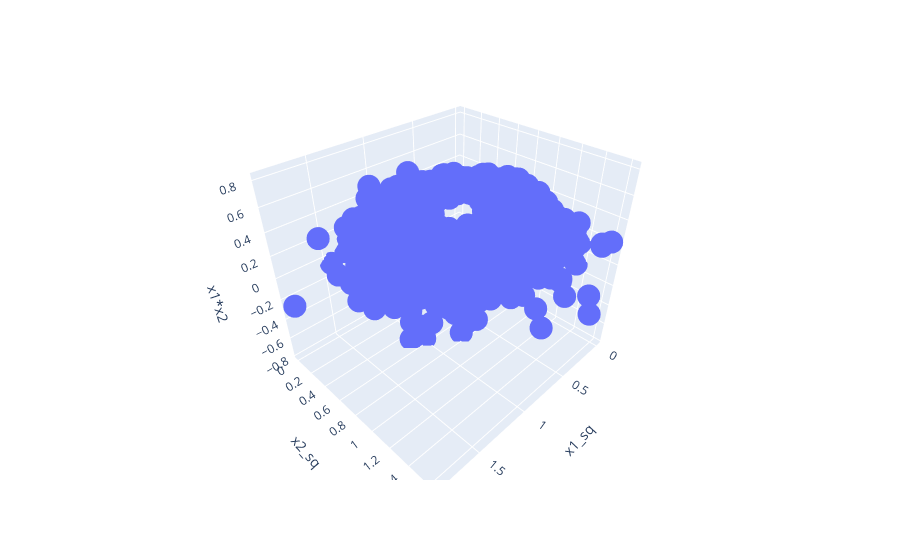

Notebook source saved alongside this figure:
### Code cell
fig=px.scatter_3d(df,x=df['x1_sq'],y=df['x2_sq'],z=df['x1*x2'])
fig.show()
plt.show()

### Figure 1 — Plotly figure (JSON) as saved in the notebook; plotly's stock layout.template omitted (floating-point values rounded to 4 significant figures; data arrays with more than 128 entries replaced by an {"elided": "..."} marker saying what was removed)
{"data": [{"hovertemplate": "x1_sq=%{x}<br>x2_sq=%{y}<br>x1*x2=%{z}<extra></extra>", "legendgroup": "", "marker": {"color": "#636efa", "symbol": "circle"}, "mode": "markers", "name": "", "scene": "scene", "showlegend": false, "type": "scatter3d", "x": {"elided": "1000 float values"}, "y": {"elided": "1000 float values"}, "z": {"elided": "1000 float values"}}], "layout": {"legend": {"tracegroupgap": 0}, "margin": {"t": 60}, "scene": {"domain": {"x": [0, 1], "y": [0, 1]}, "xaxis": {"title": {"text": "x1_sq"}}, "yaxis": {"title": {"text": "x2_sq"}}, "zaxis": {"title": {"text": "x1*x2"}}}}}
